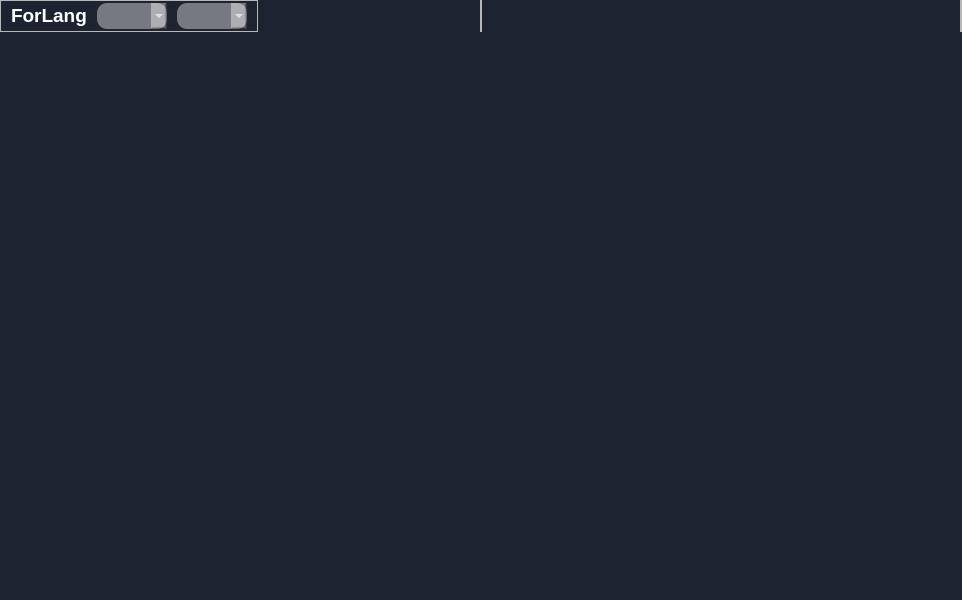
<?xml version="1.0" encoding="UTF-8"?>
<ui version="4.0">
 <class>MainWindow</class>
 <widget class="QMainWindow" name="MainWindow">
  <property name="geometry">
   <rect>
    <x>0</x>
    <y>0</y>
    <width>962</width>
    <height>600</height>
   </rect>
  </property>
  <property name="minimumSize">
   <size>
    <width>0</width>
    <height>0</height>
   </size>
  </property>
  <property name="windowTitle">
   <string>MainWindow</string>
  </property>
  <property name="styleSheet">
   <string notr="true">#centralwidget{
	background-color: rgba(30, 35, 50, 255);
}

QPushButton{
	border: none;
	border-radius: 10px;
	padding: 5px, 5px;
	padding-right: 5px;
	padding-left: 5px;

	
	background-color: transparent;
	color: rgb(255, 255, 255);
	
	font: 63 12pt &quot;Bahnschrift SemiBold SemiConden&quot;;
}

QPushButton:hover{
	background-color: rgba(255, 255, 255, 30);
	color: rgb(200, 200, 200);

	font: 63 12pt &quot;Bahnschrift SemiBold SemiConden&quot;;
}

QLabel{
	color: rgb(255, 255, 255);
	font: 63 12pt &quot;Bahnschrift SemiBold SemiConden&quot;;
}

 QComboBox{
	border: none;
	border-radius: 10px;
	padding: 5px, 5px;
	padding-right: 5px;
	padding-left: 5px;

	
	background-color: rgba(255, 255, 255, 100);
	color: rgb(255, 255, 255);
	
	font: 63 12pt &quot;Bahnschrift SemiBold SemiConden&quot;;
}</string>
  </property>
  <widget class="QWidget" name="centralwidget">
   <layout class="QVBoxLayout" name="verticalLayout">
    <property name="leftMargin">
     <number>0</number>
    </property>
    <property name="topMargin">
     <number>0</number>
    </property>
    <property name="rightMargin">
     <number>0</number>
    </property>
    <property name="bottomMargin">
     <number>0</number>
    </property>
    <item>
     <widget class="QWidget" name="header" native="true">
      <property name="minimumSize">
       <size>
        <width>0</width>
        <height>0</height>
       </size>
      </property>
      <layout class="QHBoxLayout" name="horizontalLayout">
       <property name="leftMargin">
        <number>0</number>
       </property>
       <property name="topMargin">
        <number>0</number>
       </property>
       <property name="rightMargin">
        <number>0</number>
       </property>
       <property name="bottomMargin">
        <number>0</number>
       </property>
       <item alignment="Qt::AlignLeft">
        <widget class="QFrame" name="frame_2">
         <property name="frameShape">
          <enum>QFrame::StyledPanel</enum>
         </property>
         <property name="frameShadow">
          <enum>QFrame::Raised</enum>
         </property>
         <layout class="QHBoxLayout" name="horizontalLayout_3">
          <property name="spacing">
           <number>10</number>
          </property>
          <property name="leftMargin">
           <number>10</number>
          </property>
          <property name="topMargin">
           <number>2</number>
          </property>
          <property name="rightMargin">
           <number>10</number>
          </property>
          <property name="bottomMargin">
           <number>2</number>
          </property>
          <item alignment="Qt::AlignLeft">
           <widget class="QLabel" name="label">
            <property name="text">
             <string>&lt;html&gt;&lt;head/&gt;&lt;body&gt;&lt;p&gt;&lt;span style=&quot; font-size:14pt; font-weight:600;&quot;&gt;ForLang&lt;/span&gt;&lt;/p&gt;&lt;/body&gt;&lt;/html&gt;</string>
            </property>
           </widget>
          </item>
          <item>
           <widget class="QComboBox" name="comboBox_for_language"/>
          </item>
          <item>
           <widget class="QComboBox" name="comboBox_for_translation_lang"/>
          </item>
         </layout>
        </widget>
       </item>
       <item alignment="Qt::AlignHCenter">
        <widget class="QFrame" name="frame">
         <property name="sizePolicy">
          <sizepolicy hsizetype="Preferred" vsizetype="Preferred">
           <horstretch>0</horstretch>
           <verstretch>0</verstretch>
          </sizepolicy>
         </property>
         <property name="frameShape">
          <enum>QFrame::StyledPanel</enum>
         </property>
         <property name="frameShadow">
          <enum>QFrame::Raised</enum>
         </property>
         <layout class="QHBoxLayout" name="horizontalLayout_2">
          <property name="leftMargin">
           <number>0</number>
          </property>
          <property name="topMargin">
           <number>0</number>
          </property>
          <property name="rightMargin">
           <number>0</number>
          </property>
          <property name="bottomMargin">
           <number>0</number>
          </property>
         </layout>
        </widget>
       </item>
       <item alignment="Qt::AlignRight">
        <widget class="QFrame" name="frame_4">
         <property name="frameShape">
          <enum>QFrame::StyledPanel</enum>
         </property>
         <property name="frameShadow">
          <enum>QFrame::Raised</enum>
         </property>
         <layout class="QHBoxLayout" name="horizontalLayout_7">
          <property name="spacing">
           <number>0</number>
          </property>
          <property name="leftMargin">
           <number>0</number>
          </property>
          <property name="topMargin">
           <number>0</number>
          </property>
          <property name="rightMargin">
           <number>0</number>
          </property>
          <property name="bottomMargin">
           <number>0</number>
          </property>
         </layout>
        </widget>
       </item>
      </layout>
     </widget>
    </item>
    <item>
     <widget class="QWidget" name="mainBody" native="true">
      <property name="sizePolicy">
       <sizepolicy hsizetype="Preferred" vsizetype="Expanding">
        <horstretch>0</horstretch>
        <verstretch>0</verstretch>
       </sizepolicy>
      </property>
      <layout class="QVBoxLayout" name="verticalLayout_2">
       <property name="spacing">
        <number>0</number>
       </property>
       <property name="leftMargin">
        <number>0</number>
       </property>
       <property name="topMargin">
        <number>0</number>
       </property>
       <property name="rightMargin">
        <number>0</number>
       </property>
       <property name="bottomMargin">
        <number>0</number>
       </property>
       <item>
        <widget class="QStackedWidget" name="stackedWidget">
         <property name="styleSheet">
          <string notr="true">background-color: transparent;</string>
         </property>
        </widget>
       </item>
      </layout>
     </widget>
    </item>
   </layout>
  </widget>
  <widget class="QMenuBar" name="menubar">
   <property name="geometry">
    <rect>
     <x>0</x>
     <y>0</y>
     <width>962</width>
     <height>24</height>
    </rect>
   </property>
  </widget>
 </widget>
 <resources>
  <include location="resources/resources.qrc"/>
 </resources>
 <connections/>
</ui>
